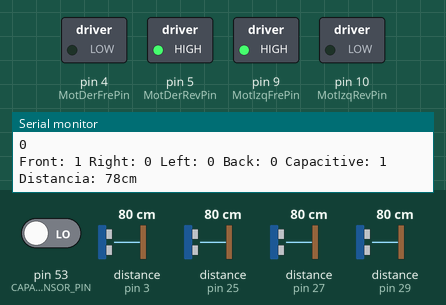
Recording of a sketch running on a simulated Arduino Mega 2560, built with avr-gcc and run on an emulated ATmega2560. Shown: switched loads named in the sketch (green lamp = pin HIGH), the last lines printed to the serial monitor. Wiring (inferred from the names in the program): 4 × ultrasonic range finder: trigger pin 2, echo pin 3 / trigger pin 24, echo pin 25 / trigger pin 26, echo pin 27 / trigger pin 28, echo pin 29. The test bench sets the inputs (shaded band); at power-on: distance to the obstacle (sensors on pin 25, pin 27, pin 29, pin 3) 80 cm, pin 53 (CAPACITIVE_SENSOR_PIN) LOW. The echo pulse lasts 58.3 µs per cm; pins used as bus, display or sensor lines are not drawn.

Above: at 2.8 s.
2.9 s: distance to the obstacle (sensor on pin 25) set to 45 cm
7.3 s: distance to the obstacle (sensor on pin 25) set to 38 cm
At 11.6 s:
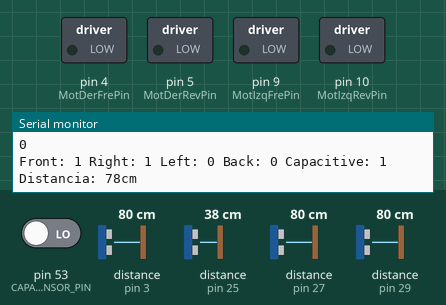
13.8 s: distance to the obstacle (sensor on pin 27) set to 45 cm
17.6 s: distance to the obstacle (sensor on pin 27) set to 36 cm
At 21.5 s:
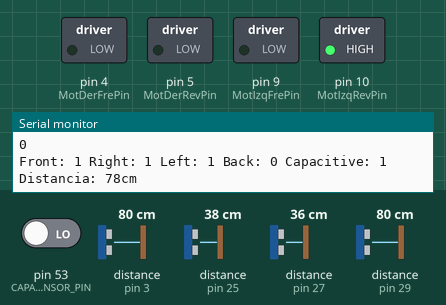
22.0 s: pin 53 (CAPACITIVE_SENSOR_PIN) driven HIGH
At 23.7 s:
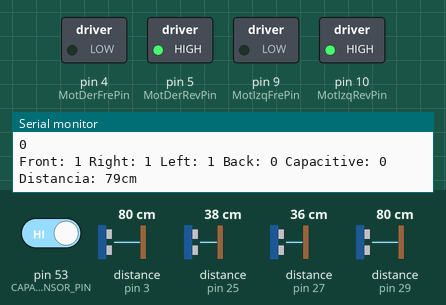
24.8 s: distance to the obstacle (sensor on pin 29) set to 44 cm
29.9 s: distance to the obstacle (sensor on pin 29) set to 38 cm
At 33.1 s:
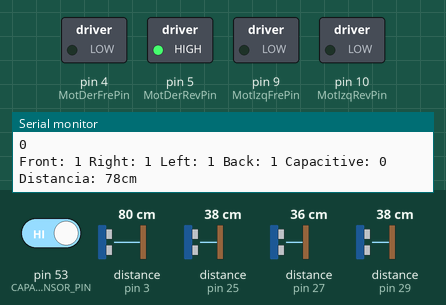
Timing chart, 0 to 34.6 s (numbered marks = the images above; inputs shaded):
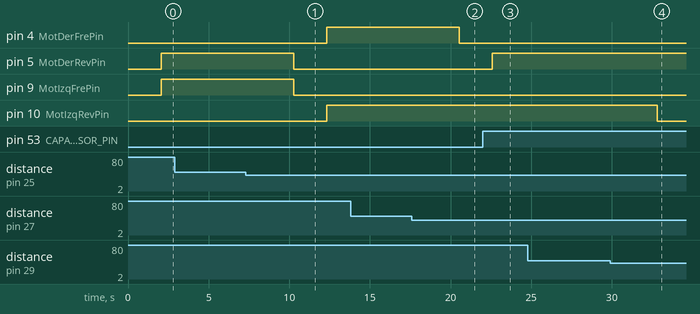

The sketch:

Carro_Grafcet.ino
```cpp
// Declarar el numero de pines del arduino que se asignan a cada variable
//int frePin = 2;         // Entrada Sensor Frente X
//int derPin = 3;         // Entrada Sensor Derecho Y
//int izqPin = 4;         // Entrada Sensor Izquierdo Z
//int atrPin = 5;         // Entrada Sensor Atras T
//int abaPin = 6;         // Entrada Sensor Debajo Q

#define FRONT_TRIG_PIN 2
#define FRONT_ECHO_PIN 3

#define RIGHT_TRIG_PIN 24
#define RIGHT_ECHO_PIN 25

#define LEFT_TRIG_PIN 26
#define LEFT_ECHO_PIN 27

#define BACK_TRIG_PIN 28
#define BACK_ECHO_PIN 29

#define CAPACITIVE_SENSOR_PIN 53
int MotDerFrePin = 4;   // Salida Motor derecho hacia en frente
int MotDerRevPin = 5;   // Salida Motor derecho reversa
int MotIzqFrePin = 9;   // Salida Motor izquierdo hacia en frente
int MotIzqRevPin = 10;  // Salida Motor izquierdo reversa
//int paroPin = 11; //boton de emergencia


// Declarar salidas como booleanos
bool estadofre;       //Variable para almacenar el estado del sensor Frente
bool estadoder;       //Variable para almacenar el estado del sensor Derecho
bool estadoizq;       //Variable para almacenar el estado del sensor Izquierdo
bool estadoatr;       //Variable para almacenar el estado del sensor Atras
bool estadoaba;       //Variable para almacenar el estado del sensor Debajo
bool estadoParo;      //Variable para almacenar el paro de emergencia
bool estadoArranque;  //Variable para almacenar el estado de arranque

// variables a ocupar en el modulo 0
bool and0;
bool or0;
bool S0;
bool R0;
bool Q0;
bool D0;

//variables a ocupar en el modulo 1
bool and1;
bool or1;
bool S1;
bool R1;
bool Q1;

//variables a ocupar en el mod 2
bool and2;
bool or2;
bool S2;
bool R2;
bool Q2;

//variables a ocupar en el mod 3
bool and3;
bool or3;
bool S3;
bool R3;
bool Q3;

//variables a ocupar en el mod 4
bool and4;
bool or4;
bool S4;
bool R4;
bool Q4;

//variables a ocupar en el mod 5
bool and5;
bool or5;
bool S5;
bool R5;
bool Q5;

//variables a ocupar en el mod 6
bool and6;
bool or6;
bool S6;
bool R6;
bool Q6;

//variables a ocupar en el mod 7
bool and7;
bool or7;
bool S7;
bool R7;
bool Q7;

//variables a ocupar en el mod 8
bool and8;
bool or8;
bool S8;
bool R8;
bool Q8;

//variables a ocupar en el mod 9
bool and9;
bool or9;
bool S9;
bool R9;
bool Q9;

//variables a ocupar en el mod 10
bool and10;
bool or10;
bool S10;
bool R10;
bool Q10;

//variables a ocupar en el mod 11
bool and11;
bool or11;
bool S11;
bool R11;
bool Q11;

//variables a ocupar en el mod 12
bool and12;
bool or12;
bool S12;
bool R12;
bool Q12;

//variables a ocupar en el mod 13
bool and13;
bool or13;
bool S13;
bool R13;
bool Q13;

void setup() {
  // Pines para salidas
  pinMode(MotDerFrePin, OUTPUT);  //
  pinMode(MotDerRevPin, OUTPUT);  //
  pinMode(MotIzqFrePin, OUTPUT);  //
  pinMode(MotIzqRevPin, OUTPUT);  //

  estadoArranque = true;  //  se pone en el setup para que solo se cargue una vez

  //////////
  Serial.begin(9600);
  pinMode(FRONT_TRIG_PIN, OUTPUT);
  pinMode(FRONT_ECHO_PIN, INPUT);
  pinMode(RIGHT_TRIG_PIN, OUTPUT);
  pinMode(RIGHT_ECHO_PIN, INPUT);
  pinMode(LEFT_TRIG_PIN, OUTPUT);
  pinMode(LEFT_ECHO_PIN, INPUT);
  pinMode(BACK_TRIG_PIN, OUTPUT);
  pinMode(BACK_ECHO_PIN, INPUT);
  pinMode(CAPACITIVE_SENSOR_PIN, INPUT);
  //////////
}

void loop() {

  ////////////////
  int frontResult = checkUltrasonicSensorF(FRONT_TRIG_PIN, FRONT_ECHO_PIN);
  int rightResult = checkUltrasonicSensorR(RIGHT_TRIG_PIN, RIGHT_ECHO_PIN);
  int leftResult = checkUltrasonicSensorL(LEFT_TRIG_PIN, LEFT_ECHO_PIN);
  int backResult = checkUltrasonicSensorB(BACK_TRIG_PIN, BACK_ECHO_PIN);
  int capacitiveResult = checkCapacitiveSensor(CAPACITIVE_SENSOR_PIN);

  Serial.print("Front: ");
  Serial.print(frontResult);
  Serial.print(" Right: ");
  Serial.print(rightResult);
  Serial.print(" Left: ");
  Serial.print(leftResult);
  Serial.print(" Back: ");
  Serial.print(backResult);
  Serial.print(" Capacitive: ");
  Serial.println(capacitiveResult);

static unsigned long lastMillis = 0;
const unsigned long interval = 300;  // intervalo en milisegundos

if (millis() - lastMillis >= interval) {
  // Tu código aquí
  lastMillis = millis();  // Reinicia el temporizador
}
  //delay(300);  // Pausa de 1 segundo entre lecturas
  ////////////////
  estadofre = frontResult ;
  estadoder = rightResult;
  estadoizq = leftResult;  //leer los estados de los sensores
  estadoatr = backResult;
  estadoaba = capacitiveResult;
  ////////////////
  //Izquierda || Derecha retroceden
  //bool CX = ((estadoder && estadoizq && !estadoatr && !estadoaba)||(estadofre && estadoder && estadoizq && !estadoatr));
  //Izquierda avanza
  bool C1 = (!estadoder||(!estadofre && estadoaba));
  //Derecha avanza
  bool C2 = ((!estadofre && estadoaba)||(estadoder && !estadoizq));
  //Izquierda retrocede
  bool C3 = ((estadofre && estadoder && !estadoizq)||(estadoder && !estadoizq && !estadoaba)||(estadoder && !estadoatr && !estadoaba)||(estadofre && estadoder && !estadoatr));
  //Derecha retrocede
  bool C4 = ((estadoizq && !estadoatr && !estadoaba)||(estadofre && estadoizq && !estadoaba)||(estadofre && !estadoder)||(!estadoder&&!estadoaba));

  if (millis() - lastMillis >= interval) {
  // Tu código aquí
  lastMillis = millis();  // Reinicia el temporizador
}
  //MODULO CERO
  and0 = estadoArranque && true;           //la AND de modulo 0 recibe una activacion llamada A que definimos previamente en el setup y un true (1)
  or0 = estadoParo || (Q1 || Q2);        //el paro de emergencia o el cumplimiento de la compuerta OR de las etapas 1 y 2 desactivara este modulo 0
  R0 = or0;                      //la entrada Reset del flipflop es la salida de la compuerta OR
  S0 = and0;                        //la entrada SET del flipflop es la salida de AND
  if (S0 && !R0) {                  //esto es del flipflop rs
    Q0 = true;  // SET activo       //esto es del flipflop rs
  } else if (!S0 && R0) {           //esto es del flipflop rs
    Q0 = false;  // RESET activo    //esto es del flipflop rs
  }
    D0 = Q0;            //se le asigna a D0 el valor de la salida del flipflop
  //sin accion

//MODULO UNO
  and1 = Q0 && true;   //la AND de modulo 1 recibe la salida del flipflop del mod0 y un true (1)
  or1 = estadoParo || (Q3 || Q4); //el paro de emergencia o el cumplimiento de la etapa 3 o 4 desactivara este modulo 0
  R1 = or1;                     //la entrada Reset del flipflop es la salida de la compuerta OR
  S1 = and1;                   //la entrada S del flipflop es la salida de la compuerta AND
  if (S1 && !R1) {              //esto es del flipflop rs
    Q1 = true;  // SET activo   //esto es del flipflop rs
  } else if (!S1 && R1) {       //esto es del flipflop rs
    Q1 = false;  // RESET activo  //esto es del flipflop rs
  }
  //sin accion

  //MODULO DOS
  and2 = Q0 && true;   //la AND del modulo 2 recibe la salida del flipflop del mod0 y un true (1)
  or2 = estadoParo || (Q5 || Q6);   //el paro de emergencia o el cumplimiento del modulo 5 o 6 desactivara la etapa 1
  R2 = or2;                     //la entrada Reset del flipflop es la salida de la compuerta OR
  S2 = and2;                   //la entrada S del flipflop es la salida de la compuerta AND
  if (S2 && !R2) {              //esto es del flipflop rs
    Q2 = true;  // SET activo   //esto es del flipflop rs
  } else if (!S2 && R2) {       //esto es del flipflop rs
    Q2 = false;  // RESET activo  //esto es del flipflop rs
  }

  //MODULO TRES
  and3 = Q1 && C1;   //la AND del modulo 3 recibe la salida del flipflop del modulo 1 (Q1) y la ecuacion que satisfaga encender el motor izquierdo hacia enfrente
  or3 = estadoParo || Q7;            //el paro de mergencia o el cumplimiento del modulo 7 desactivara este modulo 3
  R3 = or3;                     //la entrada Reset del flipflop es la salida de la compuerta OR
  S3 = and3;                   //la entrada S del flipflop es la salida de la compuerta AND
  if (S3 && !R3) {              //esto es del flipflop rs
    Q3 = true;  // SET activo   //esto es del flipflop rs
  } else if (!S3 && R3) {       //esto es del flipflop rs
    Q3 = false;  // RESET activo  //esto es del flipflop rs
  }
  digitalWrite(MotIzqFrePin, Q3);  // Activa el motor izquierdo para enfrente según el valor de Q3

//MODULO CUATRO
  and4 = Q1 && C3;  //la AND del modulo 4 recibe la salida del fliflop del modulo 1 (Q1) y la ecuacion que satisfaga encender el motor izquierdo en reversa
  or4 = estadoParo || Q8;            //el paro de emergencia o el cumplimiento del modulo 7 desactivara este modulo 4
  R4 = or4;                     //la entrada Reset del flipflop es la salida de la compuerta OR
  S4 = and4;                   //la entrada S del flipflop es la salida de la compuerta AND
  if (S4 && !R4) {              //esto es del flipflop rs
    Q4 = true;  // SET activo   //esto es del flipflop rs
  } else if (!S4 && R4) {       //esto es del flipflop rs
    Q4 = false;  // RESET activo  //esto es del flipflop rs
  }
  digitalWrite(MotIzqRevPin, Q4);  // Activa el motor izquierdo en reversa según el valor de Q4

  //MODULO CINCO
  and5 = Q2 && C2;   //la AND del modulo 5 recibe la salida del fliflop del modulo 2 (Q2) y la ecuacion que satisfaga encender el motor derecho hacia enfrente
  or5 = estadoParo || Q9;            //el paro de mergencia o el cumplimiento del modulo 8 desactivara este modulo 5
  R5 = or5;                     //la entrada Reset del flipflop es la salida de la compuerta OR
  S5 = and5;                   //la entrada S del flipflop es la salida de la compuerta AND
  if (S5 && !R5) {              //esto es del flipflop rs
    Q5 = true;  // SET activo   //esto es del flipflop rs
  } else if (!S5 && R5) {       //esto es del flipflop rs
    Q5 = false;  // RESET activo  //esto es del flipflop rs
  }
  digitalWrite(MotDerFrePin, Q5);  // Activa el motor derecho hacia enfrente según el valor de Q5

  //MODULO SEIS
  and6 = Q2 && C4;   //la AND del modulo 6 recibe la salida del fliflop del modulo 2 (Q2) y la ecuacion que satisfaga encender el motor derecho en reversa
  or6 = estadoParo || Q10;            //el paro de mergencia o el cumplimiento del modulo 8 desactivara este modulo 6
  R6 = or6;                     //la entrada Reset del flipflop es la salida de la compuerta OR
  S6 = and6;                   //la entrada S del flipflop es la salida de la compuerta AND
  if (S6 && !R6) {              //esto es del flipflop rs
    Q6 = true;  // SET activo   //esto es del flipflop rs
  } else if (!S6 && R6) {       //esto es del flipflop rs
    Q6 = false;  // RESET activo  //esto es del flipflop rs
  }
  digitalWrite(MotDerRevPin, Q6);  // Activa el motor derecho DE REVERSA según el valor de Q6

  //MODULO SIETE
  and7 = Q3 && !C1;//la AND del modulo 7 recibe Q3 y la condicion de no cumplimiento de la ecuacion de entrada de mod3
  or7 = estadoParo || Q11;            //el paro de mergencia o el cumplimiento del mod 0 desactivara este modulo 7
  R7 = or7;                     //la entrada Reset del flipflop es la salida de la compuerta OR
  S7 = and7;                   //la entrada S del flipflop es la salida de la compuerta AND
  if (S7 && !R7) {              //esto es del flipflop rs
    Q7 = true;  // SET activo   //esto es del flipflop rs
  } else if (!S7 && R7) {       //esto es del flipflop rs
    Q7 = false;  // RESET activo  //esto es del flipflop rs
  }
  //sin accion ya que por si solo desactiva las etapas donde el motor se enciende

//MODULO OCHO
  and8 = Q4 && !C3;   ////la AND del modulo 8 recibe el resultado de una or entre las salidas del modulo 5 y 6
  or8 = estadoParo || Q11;            //el paro de mergencia o el cumplimiento del modulo 0 desactivara este modulo 8
  R8 = or8;                     //la entrada Reset del flipflop es la salida de la compuerta OR
  S8 = and8;                   //la entrada S del flipflop es la salida de la compuerta AND
  if (S8 && !R8) {              //esto es del flipflop rs
    Q8 = true;  // SET activo   //esto es del flipflop rs
  } else if (!S8 && R8) {       //esto es del flipflop rs
    Q8 = false;  // RESET activo  //esto es del flipflop rs
  }

//MODULO NUEVE
  and9 = Q5 && !C2;   //la AND del modulo 3 recibe la salida del flipflop del modulo 1 (Q1) y la ecuacion que satisfaga encender el motor izquierdo hacia enfrente
  or9 = estadoParo || Q12;            //el paro de mergencia o el cumplimiento del modulo 7 desactivara este modulo 3
  R9 = or9;                     //la entrada Reset del flipflop es la salida de la compuerta OR
  S9 = and9;                   //la entrada S del flipflop es la salida de la compuerta AND
  if (S9 && !R9) {              //esto es del flipflop rs
    Q9 = true;  // SET activo   //esto es del flipflop rs
  } else if (!S9 && R9) {       //esto es del flipflop rs
    Q9 = false;  // RESET activo  //esto es del flipflop rs
  }

  //MODULO DIEZ
  and10 = Q6 && !C4;   //la AND del modulo 3 recibe la salida del flipflop del modulo 1 (Q1) y la ecuacion que satisfaga encender el motor izquierdo hacia enfrente
  or10 = estadoParo || Q12;            //el paro de mergencia o el cumplimiento del modulo 7 desactivara este modulo 3
  R10 = or10;                     //la entrada Reset del flipflop es la salida de la compuerta OR
  S10 = and10;                   //la entrada S del flipflop es la salida de la compuerta AND
  if (S10 && !R10) {              //esto es del flipflop rs
    Q10 = true;  // SET activo   //esto es del flipflop rs
  } else if (!S10 && R10) {       //esto es del flipflop rs
    Q10 = false;  // RESET activo  //esto es del flipflop rs
  }

  //MODULO ONCE
  and11 = (Q7 || Q8) && true;   //la AND del modulo 3 recibe la salida del flipflop del modulo 1 (Q1) y la ecuacion que satisfaga encender el motor izquierdo hacia enfrente
  or11 = estadoParo || Q13;            //el paro de mergencia o el cumplimiento del modulo 7 desactivara este modulo 3
  R11 = or1;                     //la entrada Reset del flipflop es la salida de la compuerta OR
  S11 = and11;                   //la entrada S del flipflop es la salida de la compuerta AND
  if (S11 && !R11) {              //esto es del flipflop rs
    Q11 = true;  // SET activo   //esto es del flipflop rs
  } else if (!S11 && R11) {       //esto es del flipflop rs
    Q11 = false;  // RESET activo  //esto es del flipflop rs
  }

  //MODULO DOCE
  and12 = (Q9 || Q10) && true;   //la AND del modulo 3 recibe la salida del flipflop del modulo 1 (Q1) y la ecuacion que satisfaga encender el motor izquierdo hacia enfrente
  or12 = estadoParo || Q13;            //el paro de mergencia o el cumplimiento del modulo 7 desactivara este modulo 3
  R12 = or12;                     //la entrada Reset del flipflop es la salida de la compuerta OR
  S12 = and12;                   //la entrada S del flipflop es la salida de la compuerta AND
  if (S12 && !R12) {              //esto es del flipflop rs
    Q12 = true;  // SET activo   //esto es del flipflop rs
  } else if (!S12 && R12) {       //esto es del flipflop rs
    Q12 = false;  // RESET activo  //esto es del flipflop rs
  }

  //MODULO TRECE
  and13 = (Q11 || Q12) && true;   //la AND del modulo 3 recibe la salida del flipflop del modulo 1 (Q1) y la ecuacion que satisfaga encender el motor izquierdo hacia enfrente
  or13 = estadoParo || D0;            //el paro de mergencia o el cumplimiento del modulo 7 desactivara este modulo 3
  R13 = or13;                     //la entrada Reset del flipflop es la salida de la compuerta OR
  S13 = and13;                   //la entrada S del flipflop es la salida de la compuerta AND
  if (S13 && !R13) {              //esto es del flipflop rs
    Q13 = true;  // SET activo   //esto es del flipflop rs
  } else if (!S13 && R13) {       //esto es del flipflop rs
    Q13 = false;  // RESET activo  //esto es del flipflop rs
  }
  estadoArranque = Q13;

}

int checkUltrasonicSensorF(int trigPin, int echoPin) {
  long t; //timepo que demora en llegar el eco
  long d; //distancia en centimetros
  digitalWrite(trigPin, HIGH);
  delayMicroseconds(1000);          //Enviamos un pulso de 10us
  digitalWrite(trigPin, LOW);
  t = pulseIn(echoPin, HIGH); //obtenemos el ancho del pulso
  d = t/59;             //escalamos el tiempo a una distancia en cm
  Serial.print("Distancia: ");
  Serial.print(d);      //Enviamos serialmente el valor de la distancia
  Serial.print("cm");
  Serial.println();
  delay(2000);
  Serial.println("Velocidad:");
  Serial.println(d/t);
  return (d <= 400) ? 1 : 0;
}
int checkUltrasonicSensorB(int trigPin, int echoPin) {
  long t; //timepo que demora en llegar el eco
  long d; //distancia en centimetros
  digitalWrite(trigPin, HIGH);
  delayMicroseconds(1000);          //Enviamos un pulso de 10us
  digitalWrite(trigPin, LOW);
  t = pulseIn(echoPin, HIGH); //obtenemos el ancho del pulso
  d = t/59;             //escalamos el tiempo a una distancia en cm
  delay(10);          //Hacemos una pausa de 100ms
  return (d <= 40) ? 1 : 0;
}
int checkUltrasonicSensorR(int trigPin, int echoPin) {
  long t; //timepo que demora en llegar el eco
  long d; //distancia en centimetros
  digitalWrite(trigPin, HIGH);
  delayMicroseconds(1000);          //Enviamos un pulso de 10us
  digitalWrite(trigPin, LOW);
  t = pulseIn(echoPin, HIGH); //obtenemos el ancho del pulso
  d = t/59;             //escalamos el tiempo a una distancia en cm
  delay(10);          //Hacemos una pausa de 100ms
  return (d <= 40) ? 1 : 0;
}

int checkUltrasonicSensorL(int trigPin, int echoPin) {
  long t; //timepo que demora en llegar el eco
  long d; //distancia en centimetros
  digitalWrite(trigPin, HIGH);
  delayMicroseconds(1000);          //Enviamos un pulso de 10us
  digitalWrite(trigPin, LOW);
  t = pulseIn(echoPin, HIGH); //obtenemos el ancho del pulso
  d = t/59;             //escalamos el tiempo a una distancia en cm
  delay(10);          //Hacemos una pausa de 100ms
  return (d <= 40) ? 1 : 0;
}

int checkCapacitiveSensor(int pin) {
  int sensorValue = digitalRead(pin);
  return (sensorValue == HIGH) ? 0 : 1;
}
```

Measured:
- the behaviour switches between 42 and 41 cm on distance to the obstacle (sensor on pin 25) (found by bisection; images 0 and 1)
- the behaviour switches between 42 and 41 cm on distance to the obstacle (sensor on pin 27) (found by bisection; images 1 and 2)
- the behaviour switches between 42 and 41 cm on distance to the obstacle (sensor on pin 29) (found by bisection; images 3 and 4)
- after the input at 7.3 s, pin 4 (MotDerFrePin), pin 10 (MotIzqRevPin): LOW → HIGH after 5.0 s; pin 5 (MotDerRevPin), pin 9 (MotIzqFrePin): HIGH → LOW after 3.0 s
- after the input at 17.6 s, pin 4 (MotDerFrePin): HIGH → LOW after 2.9 s
- after the input at 22.0 s, pin 5 (MotDerRevPin): LOW → HIGH after 0.58 s
- after the input at 29.9 s, pin 10 (MotIzqRevPin): HIGH → LOW after 2.9 s
